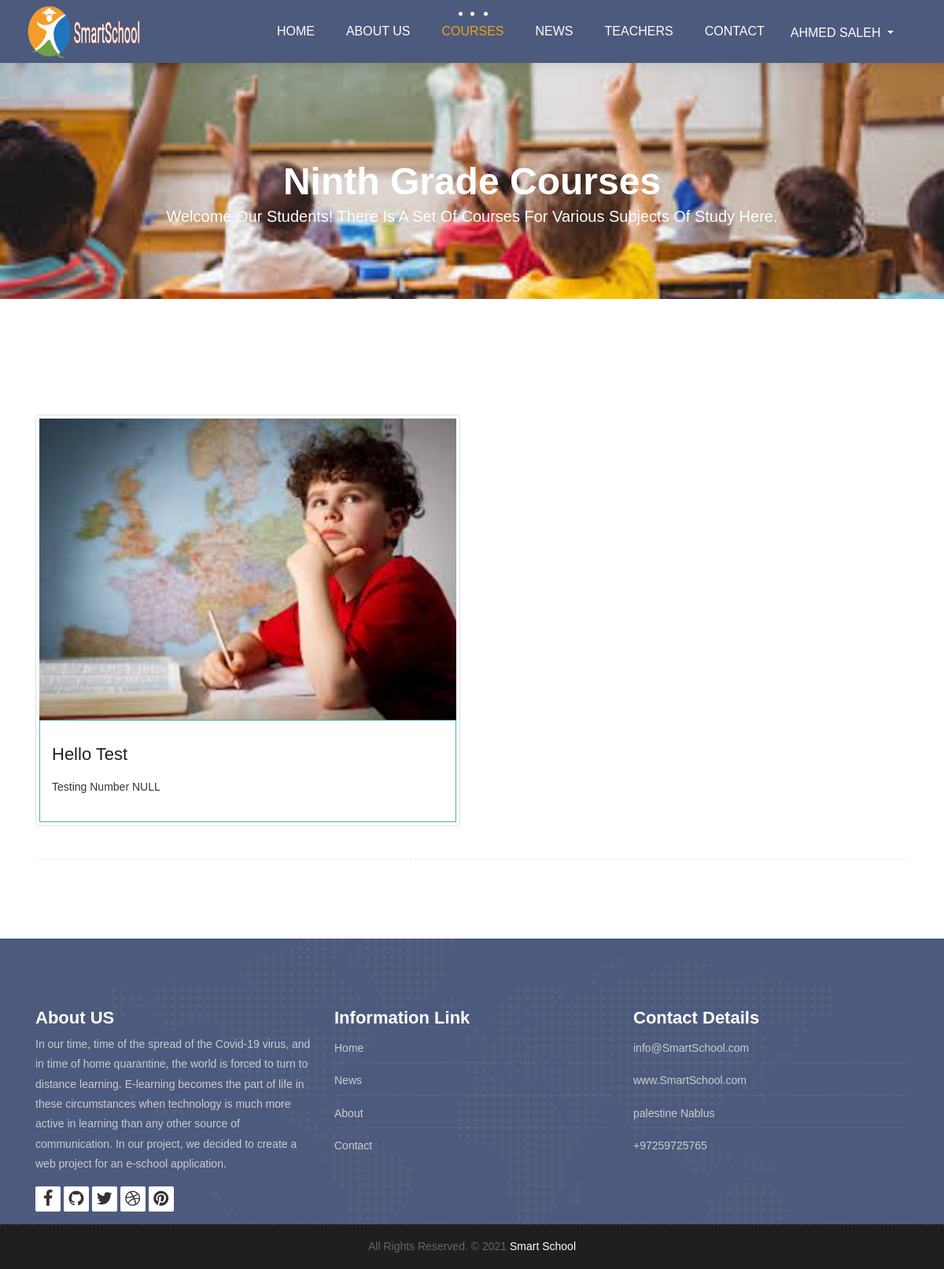
Page /courses.php?grade=9 (signed in) on the committed database.
### tables this page shows
CREATE TABLE `teachers` (
  `id` int(11) NOT NULL,
  `name` varchar(100) NOT NULL,
  `image` varchar(200) NOT NULL,
  `subject` int(11) DEFAULT NULL,
  `phone` varchar(11) NOT NULL,
  `email` varchar(50) NOT NULL,
  `password` varchar(150) NOT NULL,
  `gender` tinyint(1) NOT NULL,
  `fb_link` varchar(150) NOT NULL,
  `position` tinyint(1) NOT NULL DEFAULT 0 COMMENT '0 is teacher 1 is admin',
  `visibility` tinyint(4) NOT NULL DEFAULT 1 COMMENT ' 0 is invisible, 1 is visible',
  `date` date NOT NULL
);

CREATE TABLE `courses` (
  `id` int(11) NOT NULL,
  `grade` int(11) NOT NULL,
  `teacher` int(11) NOT NULL,
  `image` varchar(250) NOT NULL,
  `title` varchar(150) NOT NULL,
  `description` varchar(255) NOT NULL,
  `date` date NOT NULL
);

### includes/init.php (called while the page is built, shortened)
<?php
include 'templates/_header.php';

### courses.php (the view, shortened to what this page needs)
<?php
$pageName = 'courses';
require 'includes/init.php';
function getCourses ($grade) {
	global $conn;
	$getCourses = $conn->prepare("SELECT
	image, title, description
	FROM
	courses
	WHERE grade = ?
	ORDER BY id DESC");
	$getCourses->execute([$grade]);
	if($getCourses->rowCount() > 0){
		return $getCourses->fetchAll();
	}else{
		return 0;
	}
}
?>
<div class="all-title-box">
	<div class="container text-center">
		<?php
		if($_GET['grade'] == 9){$val = 'Ninth';}
		?>
		<h1><?php echo $val;?> grade courses <span class="m_1">Welcome our students! There is a set of courses for various subjects of study here.</span></h1>
	</div>
</div>
<div id="overviews" class="section wb">
    <div class="container">
        <hr class="invis">
        <div class="row">
        	<?php
	        $courses = getCourses($_GET['grade']);
	        if($courses !== 0){
	        	foreach ($courses as $course) {
	    			?>
	    			<div class="col-lg-6 col-md-6 col-12 mb-3">
		                <div class="course-item border p-1 rounded">
							<div class="image-blog">
								<img src="images/courses/<?php echo $course['image'];?>" alt="<?php echo $course['title'] . ' Image';?>" class="img-fluid">
							</div>
							<div class="course-br">
								<div class="course-title">
									<h2><?php echo $course['title'];?></h2>
								</div>
								<div class="course-desc">
									<p><?php echo nl2br($course['description']);?></p>
								</div>
							</div>
						</div>
		            </div>
	    			<?php
	        	}
	    	}else{
	    		?>
	    		<div class="col-12">
	    			<div class="alert alert-info">There Is No Courses For Grade <?php echo $_GET['grade'];?></div>
	    		</div>
	    		<?php
	    	}
	        ?>
        </div>
		<hr class="hr3">
    </div>
</div>
<?php include 'templates/_footer.php';?>

### templates/_navbar.php (shortened to what this page needs)
<?php
function getUser () {
    global $conn;
    if($_SESSION['smart_school_position'] === 0){
        $position = 'students';
    }else if ($_SESSION['smart_school_position'] === 1){
        $position = 'teachers';
    }else{header('location:user.php?page=logout');}
    $getUser = $conn->prepare("SELECT
        name
        FROM
        $position
        WHERE
        id = ?");
    $getUser->execute([$_SESSION['smart_school_user']]);
    return $getUser->fetch();
}
?>
<nav class="navbar navbar-expand-lg navbar-light bg-light">
    <div class="container-fluid">
        <a class="navbar-brand" href="index.php">
            <img src="images/logoo1.png"  alt="" style="width: 150px; height: 70px;"  />
        </a>
        <div class="collapse navbar-collapse" id="navbars-host">
            <ul class="navbar-nav ml-auto">
                <li class="nav-item <?php if(isset($pageName) && $pageName == 'home'){echo 'active';}?>"><a class="nav-link" href="index.php">Home</a></li>
                <li class="nav-item <?php if(isset($pageName) && $pageName == 'about'){echo 'active';}?>"><a class="nav-link" href="about.php">About Us</a></li>
                <li class="nav-item dropdown <?php if(isset($pageName) && $pageName == 'courses'){echo 'active';}?>">
                    <a class="nav-link dropdown-toggle" href="#" id="dropdown-a" data-toggle="dropdown">Courses </a>
                </li>
                <li class="nav-item <?php if(isset($pageName) && $pageName == 'news'){echo 'active';}?>"><a class="nav-link" href="blog.php">News</a></li>
                <li class="nav-item <?php if(isset($pageName) && $pageName == 'teachers'){echo 'active';}?>"><a class="nav-link" href="teachers.php">Teachers</a></li>
                <li class="nav-item <?php if(isset($pageName) && $pageName == 'contact'){echo 'active';}?>"><a class="nav-link" href="contact.php">Contact</a></li>
                <?php
                if(isset($_SESSION['smart_school_user'])){
                    ?>
                    <li class="ml-0 nav-item">
                        <div class="btn-group">
                          <button class="btn mt-1 text-uppercase text-white bg-transparent dropdown-toggle" type="button" data-toggle="dropdown" aria-haspopup="true" aria-expanded="false">
                            <?php echo getUser()['name'];?>
                          </button>
                        </div>
                    </li>
                    <?php
                }
                ?>
            </ul>
        </div>
    </div>
</nav>

### rows in the picture
teachers: name "AHMED SALEH"
courses: image (picture), title "Hello Test", description "Testing Number NULL"

### other values in the picture
$val "Ninth"
